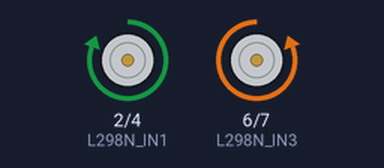
Bench run of a sketch on a simulated Arduino Uno, built with avr-gcc and run on an emulated ATmega328P. On the bench: motor-driver pin pairs drawn as motors (green arrow = first pin HIGH = forward, orange = second pin HIGH = backward, longer = more drive, scaled by the enable pin).

Above: at 1.0 s.
At 5.0 s:
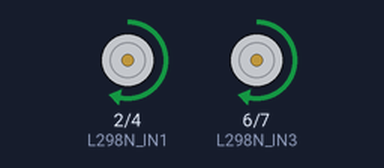
At 9.5 s:
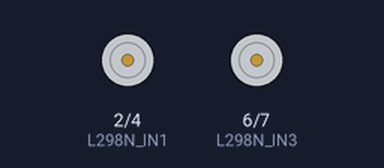
At 14.0 s:
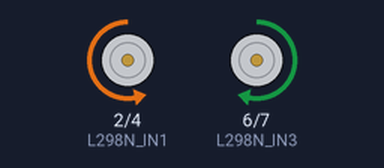
Timing chart, 0 to 14.8 s (numbered marks = the images above):
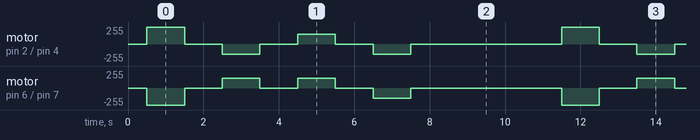

Measured:
- by itself, motor on pin 6 (L298N_IN3) / pin 7 (L298N_IN4): repeats every 11.0 s: 2 × (stopped 1.0 s, forward 150/255 1.0 s), stopped 1.0 s, backward 150/255 1.0 s, stopped 4.0 s, backward 255/255 1.0 s
- by itself, motor on pin 2 (L298N_IN1) / pin 4 (L298N_IN2): repeats every 11.0 s: stopped 1.0 s, backward 150/255 1.0 s, stopped 1.0 s, forward 150/255 1.0 s, stopped 1.0 s, backward 150/255 1.0 s, stopped 4.0 s, forward 255/255 1.0 s

The sketch:

02.ino
```cpp
#define L298N_IN1 2
#define L298N_IN2 4
#define L298N_IN3 6
#define L298N_IN4 7
#define L298N_ENA 3//PWM
#define L298N_ENB 5//PWM

//轉速(80~255)
const int FSpeed = 255;
const int BSpeed = 150;
const int RSpeed = 150;
const int LSpeed = 150;

//轉動時間(毫秒)
const int FTimer = 1000;
const int BTimer = 1000;
const int RTimer = 1000;
const int LTimer = 1000;
const int STimer = 3000;

void forward() {
  digitalWrite(L298N_IN1, HIGH);
  digitalWrite(L298N_IN2, LOW);
  analogWrite(L298N_ENA, FSpeed);

  digitalWrite(L298N_IN3, LOW);
  digitalWrite(L298N_IN4, HIGH);
  analogWrite(L298N_ENB, FSpeed);
}

void backward() {
  digitalWrite(L298N_IN1, LOW);
  digitalWrite(L298N_IN2, HIGH);
  analogWrite(L298N_ENA, BSpeed);

  digitalWrite(L298N_IN3, HIGH);
  digitalWrite(L298N_IN4, LOW);
  analogWrite(L298N_ENB, BSpeed);
}

void turnLeft() {
  digitalWrite(L298N_IN1, LOW);
  digitalWrite(L298N_IN2, HIGH);
  analogWrite(L298N_ENA, LSpeed);

  digitalWrite(L298N_IN3, LOW);
  digitalWrite(L298N_IN4, HIGH);
  analogWrite(L298N_ENB, LSpeed);
}

void turnRight() {
  digitalWrite(L298N_IN1, HIGH);
  digitalWrite(L298N_IN2, LOW);
  analogWrite(L298N_ENA, RSpeed);

  digitalWrite(L298N_IN3, HIGH);
  digitalWrite(L298N_IN4, LOW);
  analogWrite(L298N_ENB, RSpeed);
}

void stopCar() {
  digitalWrite(L298N_IN1, LOW);
  digitalWrite(L298N_IN2, LOW);
  analogWrite(L298N_ENA, FSpeed);

  digitalWrite(L298N_IN3, LOW);
  digitalWrite(L298N_IN4, LOW);
  analogWrite(L298N_ENB, BSpeed);
}

void setup() {
  Serial.begin(9600);

  pinMode(L298N_IN1, OUTPUT);
  pinMode(L298N_IN2, OUTPUT);
  pinMode(L298N_IN3, OUTPUT);
  pinMode(L298N_IN4, OUTPUT);
  pinMode(L298N_ENA, OUTPUT);
  pinMode(L298N_ENB, OUTPUT);

  digitalWrite(L298N_IN1, LOW);
  digitalWrite(L298N_IN2, LOW);
  digitalWrite(L298N_IN3, LOW);
  digitalWrite(L298N_IN4, LOW);
  digitalWrite(L298N_ENA, LOW);
  digitalWrite(L298N_ENB, LOW);

  stopCar();
  delay(500);
}

void loop() {
  forward();
  delay(FTimer);
  stopCar();
  delay(FTimer);

  backward();
  delay(BTimer);
  stopCar();
  delay(BTimer);

  turnRight();
  delay(RTimer);
  stopCar();
  delay(RTimer);

  turnLeft();
  delay(LTimer);
  stopCar();
  delay(LTimer);

  delay(STimer);
}
```
